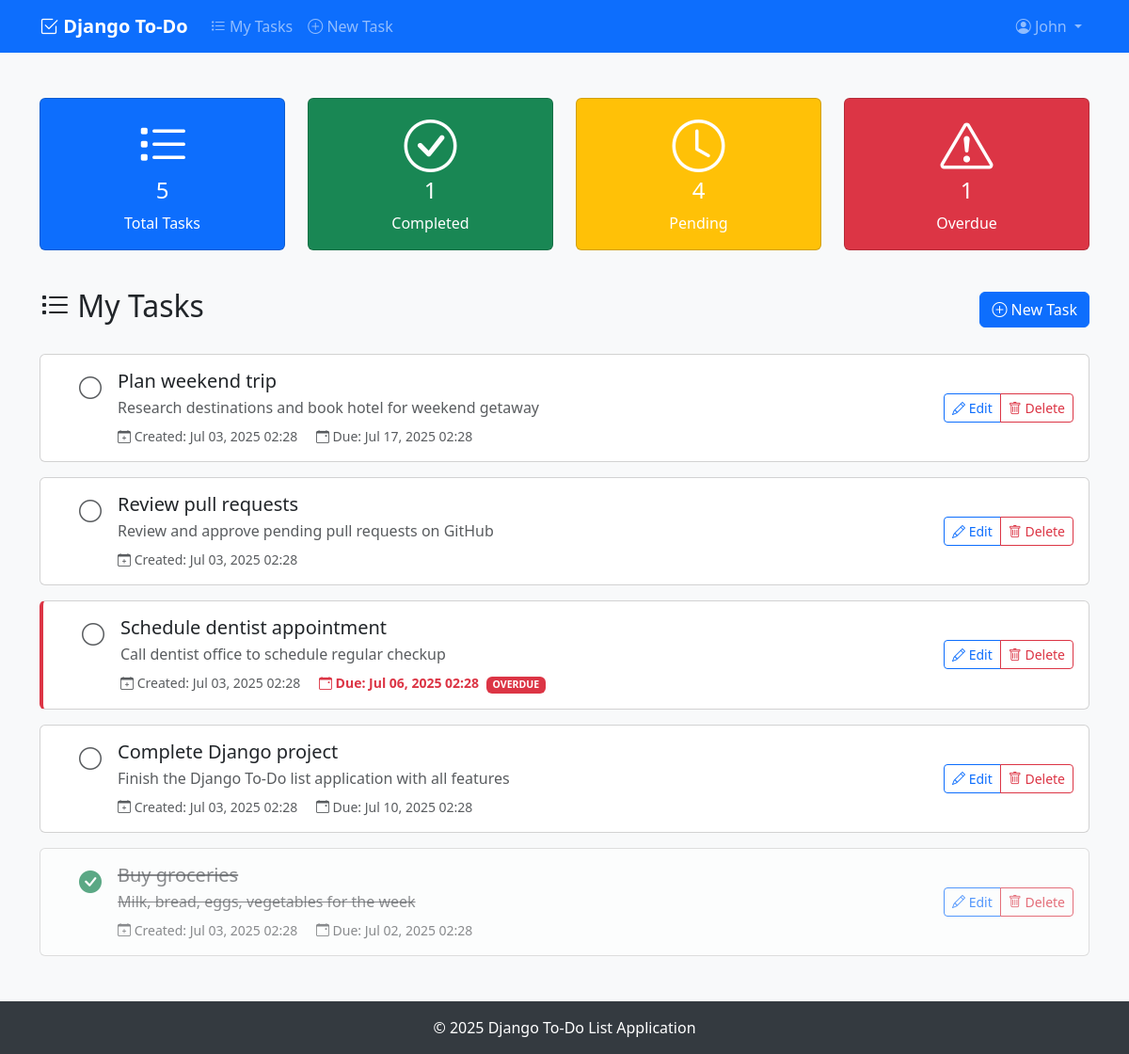
The app's page /tasks/ (signed in) with its own data.
### todoapp/models.py (models this page shows, shortened)
class Task(models.Model):
    user = models.ForeignKey(
        User,
        on_delete=models.CASCADE,
        help_text="The user who owns this task"
    )
    title = models.CharField(
        max_length=200,
        help_text="Short title for the task"
    )
    description = models.TextField(
        blank=True,
        null=True,
        help_text="Detailed description of the task"
    )
    complete = models.BooleanField(
        default=False,
        help_text="Whether the task is completed"
    )
    due_date = models.DateTimeField(
        blank=True,
        null=True,
        help_text="When the task is due"
    )
    created = models.DateTimeField(
        auto_now_add=True,
        help_text="When the task was created"
    )
    updated = models.DateTimeField(
        auto_now=True,
        help_text="When the task was last updated"
    )
    class Meta:
        ordering = ['complete', '-created']  # Show incomplete tasks first, then by creation date
        verbose_name = 'Task'
        verbose_name_plural = 'Tasks'
    @property
    def is_overdue(self):
        if self.due_date and not self.complete:
            return timezone.now() > self.due_date
        return False

### todoapp/views.py (the view)
# urls.py: path('tasks/', views.TaskListView.as_view(), name='task-list'),
class TaskListView(LoginRequiredMixin, ListView):
    model = Task
    template_name = 'todoapp/task_list.html'
    context_object_name = 'tasks'
    paginate_by = 10
    login_url = 'login'
    def get_queryset(self):
        return Task.objects.filter(user=self.request.user)
    def get_context_data(self, **kwargs):
        context = super().get_context_data(**kwargs)
        user_tasks = self.get_queryset()
        context['total_tasks'] = user_tasks.count()
        context['completed_tasks'] = user_tasks.filter(complete=True).count()
        context['pending_tasks'] = user_tasks.filter(complete=False).count()
        context['overdue_tasks'] = sum(1 for task in user_tasks if task.is_overdue)
        return context

### templates/todoapp/task_list.html (shortened to what this page needs)
{% extends 'base.html' %}
{% block content %}
<div class="row">
    <div class="col-12 mb-4">
        <div class="row">
            <div class="col-md-3 mb-3">
                <div class="card bg-primary text-white">
                    <div class="card-body text-center">
                        <i class="bi bi-list-task display-4"></i>
                        <h4>{{ total_tasks }}</h4>
                        <p class="mb-0">Total Tasks</p>
                    </div>
                </div>
            </div>
            <div class="col-md-3 mb-3">
                <div class="card bg-success text-white">
                    <div class="card-body text-center">
                        <i class="bi bi-check-circle display-4"></i>
                        <h4>{{ completed_tasks }}</h4>
                        <p class="mb-0">Completed</p>
                    </div>
                </div>
            </div>
            <div class="col-md-3 mb-3">
                <div class="card bg-warning text-white">
                    <div class="card-body text-center">
                        <i class="bi bi-clock display-4"></i>
                        <h4>{{ pending_tasks }}</h4>
                        <p class="mb-0">Pending</p>
                    </div>
                </div>
            </div>
            <div class="col-md-3 mb-3">
                <div class="card bg-danger text-white">
                    <div class="card-body text-center">
                        <i class="bi bi-exclamation-triangle display-4"></i>
                        <h4>{{ overdue_tasks }}</h4>
                        <p class="mb-0">Overdue</p>
                    </div>
                </div>
            </div>
        </div>
    </div>
    <div class="col-12">
        <div class="d-flex justify-content-between align-items-center mb-4">
            <h2>
                <i class="bi bi-list-task"></i>
                My Tasks
            </h2>
            <a href="{% url 'task-create' %}" class="btn btn-primary">
                <i class="bi bi-plus-circle"></i>
                New Task
            </a>
        </div>
    </div>
    <div class="col-12">
        {% if tasks %}
            {% for task in tasks %}
                <div class="card task-card mb-3 {% if task.complete %}completed-task{% endif %} {% if task.is_overdue %}overdue-task{% endif %}">
                    <div class="card-body">
                        <div class="row align-items-center">
                            <div class="col-md-8">
                                <div class="d-flex align-items-start">
                                    <div class="form-check me-3">
                                        <a href="{% url 'task-toggle' task.pk %}" class="btn btn-link p-0">
                                            {% if task.complete %}
                                                <i class="bi bi-check-circle-fill text-success fs-4"></i>
                                            {% else %}
                                                <i class="bi bi-circle text-muted fs-4"></i>
                                            {% endif %}
                                        </a>
                                    </div>
                                    <div>
                                        <h5 class="card-title mb-1 {% if task.complete %}text-decoration-line-through text-muted{% endif %}">
                                            {{ task.title }}
                                        </h5>
                                        {% if task.description %}
                                            <p class="card-text text-muted mb-2 {% if task.complete %}text-decoration-line-through{% endif %}">
                                                {{ task.description|truncatewords:20 }}
                                            </p>
                                        {% endif %}
                                        <div class="small text-muted">
                                            <span class="me-3">
                                                <i class="bi bi-calendar-plus"></i>
                                                Created: {{ task.created|date:"M d, Y H:i" }}
                                            </span>
                                            {% if task.due_date %}
                                                <span class="me-3 {% if task.is_overdue %}text-danger fw-bold{% endif %}">
                                                    <i class="bi bi-calendar-event"></i>
                                                    Due: {{ task.due_date|date:"M d, Y H:i" }}
                                                    {% if task.is_overdue %}
                                                        <span class="badge bg-danger ms-1">OVERDUE</span>
                                                    {% endif %}
                                                </span>
                                            {% endif %}
                                        </div>
                                    </div>
                                </div>
                            </div>
                            <div class="col-md-4 text-end">
                                <div class="btn-group" role="group">
                                    <a href="{% url 'task-update' task.pk %}" class="btn btn-outline-primary btn-sm">
                                        <i class="bi bi-pencil"></i>
                                        Edit
                                    </a>
                                    <a href="{% url 'task-delete' task.pk %}" class="btn btn-outline-danger btn-sm">
                                        <i class="bi bi-trash"></i>
                                        Delete
                                    </a>
                                </div>
                            </div>
                        </div>
                    </div>
                </div>
            {% endfor %}
        {% endif %}
    </div>
</div>
{% endblock %}

### templates/base.html (shortened to what this page needs)
<!DOCTYPE html>
<html lang="en">
<head>
    <link href="https://cdn.jsdelivr.net/npm/bootstrap@5.3.0/dist/css/bootstrap.min.css" rel="stylesheet">
    <link href="https://cdn.jsdelivr.net/npm/bootstrap-icons@1.10.0/font/bootstrap-icons.css" rel="stylesheet">
</head>
<body class="min-vh-100">
    <nav class="navbar navbar-expand-lg navbar-dark bg-primary">
        <div class="container">
            <a class="navbar-brand" href="{% url 'home' %}">
                <i class="bi bi-check2-square"></i>
                Django To-Do
            </a>
            <div class="collapse navbar-collapse" id="navbarNav">
                <ul class="navbar-nav me-auto">
                    {% if user.is_authenticated %}
                    <li class="nav-item">
                        <a class="nav-link" href="{% url 'task-list' %}">
                            <i class="bi bi-list-task"></i> My Tasks
                        </a>
                    </li>
                    <li class="nav-item">
                        <a class="nav-link" href="{% url 'task-create' %}">
                            <i class="bi bi-plus-circle"></i> New Task
                        </a>
                    </li>
                    {% endif %}
                </ul>
                <ul class="navbar-nav">
                    {% if user.is_authenticated %}
                    <li class="nav-item dropdown">
                        <a class="nav-link dropdown-toggle" href="#" id="navbarDropdown" role="button" data-bs-toggle="dropdown">
                            <i class="bi bi-person-circle"></i>
                            {{ user.first_name|default:user.username }}
                        </a>
                    </li>
                    {% endif %}
                </ul>
            </div>
        </div>
    </nav>
    <main class="container main-content flex-grow-1">
        {% block content %}
        {% endblock %}
    </main>
    <footer class="footer">
        <div class="container">
            <p class="mb-0">&copy; 2025 Django To-Do List Application</p>
        </div>
    </footer>
</body>
</html>

### templates/base.html (style rules this page uses)
body { background-color: #f8f9fa; }
.navbar-brand { font-weight: bold; }
.main-content { margin-top: 2rem; margin-bottom: 2rem; }
.task-card { transition: transform 0.2s; }
.completed-task { opacity: 0.7; }
.overdue-task { border-left: 4px solid #dc3545; }
.footer { background-color: #343a40; color: white; text-align: center; padding: 1rem 0; margin-top: auto; }
.min-vh-100 { min-height: 100vh; display: flex; flex-direction: column; }

### records on screen
Task: complete False (drawn), title "Plan weekend trip", description "Research destinations and book hotel for weekend getaway", created "Jul 03, 2025 02:28", due_date "Jul 17, 2025 02:28"
Task: complete False (drawn), title "Review pull requests", description "Review and approve pending pull requests on GitHub", created "Jul 03, 2025 02:28"
Task: complete False (drawn), title "Schedule dentist appointment", description "Call dentist office to schedule regular checkup", created "Jul 03, 2025 02:28", due_date "Jul 06, 2025 02:28"
Task: complete False (drawn), title "Complete Django project", description "Finish the Django To-Do list application with all features", created "Jul 03, 2025 02:28", due_date "Jul 10, 2025 02:28"
Task: complete True (drawn), title "Buy groceries", description "Milk, bread, eggs, vegetables for the week", created "Jul 03, 2025 02:28", due_date "Jul 02, 2025 02:28"

### other values on screen
{{ user.first_name|default:user.username }} "John"
{{ total_tasks }} "5"
{{ completed_tasks }} "1"
{{ pending_tasks }} "4"
{{ overdue_tasks }} "1"
